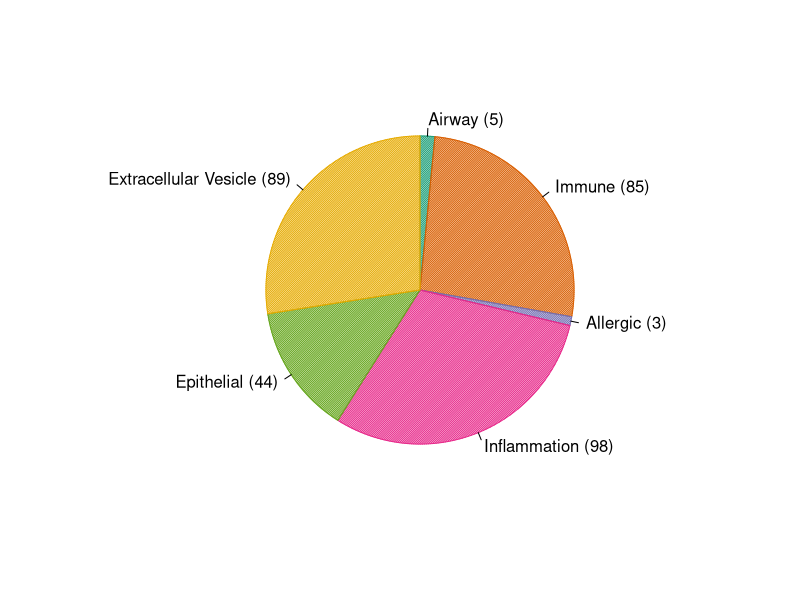
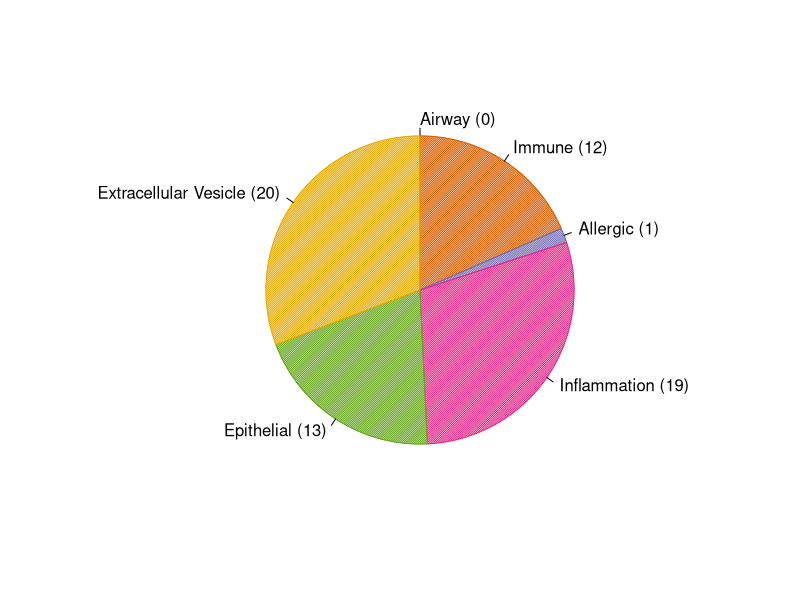

Here is the R script that generated these plots, in order:
library(RColorBrewer)
library(viridis)

# Create pie chart colour palette
pie_colours <- brewer.pal(6, "Dark2")


#==========================#
# Panel A - Pie chart (upregulated)
#==========================#

# Define each category (PubMed search term)
terms_125 <- c("Airway (5)", "Immune (85)", "Allergic (3)", "Inflammation (98)", "Epithelial (44)", "Extracellular Vesicle (89)")

# Define number of publications in each category
publications_125 <- c(5, 85, 3, 98, 44, 89)

# Prepare plot for saving
pdf("~/GIT/L4137_HBEC_EV_Transcriptomics-Project/viva/presentation/drafts/figures/piechart_125.pdf", width = 7, height = 7)

# Create pie chart
pie(publications_125, labels = terms_125, col = pie_colours, density = 75, clockwise = TRUE)

# Save plot
dev.off()

#==========================#
# Panel B - Pie chart (upregulated)
#==========================#

# Define each category (PubMed search term)
terms_574 <- c("Airway (0)", "Immune (12)", "Allergic (1)", "Inflammation (19)", "Epithelial (13)", "Extracellular Vesicle (20)")

# Define number of publications in each category
publications_574 <- c(0, 12, 1, 19, 13, 20)

# Prepare plot for saving
pdf("~/GIT/L4137_HBEC_EV_Transcriptomics-Project/viva/presentation/drafts/figures/piechart_574.pdf", width = 7, height = 7)

# Create pie chart
pie(publications_574, labels = terms_574, col = pie_colours, density = 75, clockwise = TRUE)

# Save plot
dev.off()
